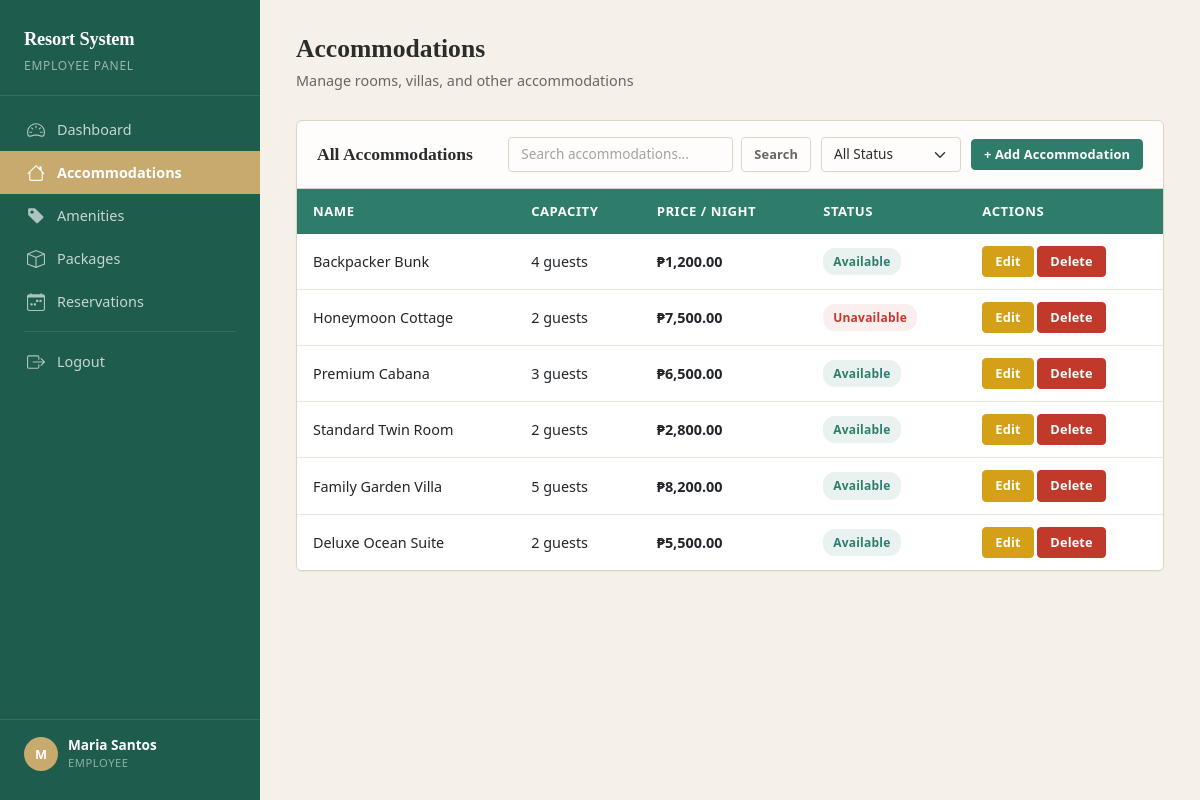
/employee/accommodations.php (signed in), run on the app's committed database.
### tables this page shows
CREATE TABLE `tbl_accommodations` (
  `accommodation_id` int(11) NOT NULL,
  `accommodation_name` varchar(100) NOT NULL,
  `description` text DEFAULT NULL,
  `capacity` int(11) NOT NULL,
  `price_per_night` decimal(10,2) NOT NULL,
  `availability_status` enum('available','unavailable') NOT NULL DEFAULT 'available',
  `image_url` varchar(255) DEFAULT NULL
);

### employee/accommodations.php (the view, shortened to what this page needs)
<?php
require_once 'includes/header.php';
require_once '../db.php';
$search = $_GET['search'] ?? '';
$sql = "SELECT * FROM tbl_accommodations WHERE 1=1";
$sql .= " ORDER BY accommodation_id DESC";
$result = mysqli_query($conn, $sql);
?>
<?php include 'includes/sidebar.php'; ?>
<div class="main-content">
    <div class="page-header">
        <h1>Accommodations</h1>
        <p>Manage rooms, villas, and other accommodations</p>
    </div>
    <div class="table-card">
        <div class="table-header">
            <h2>All Accommodations</h2>
            <div class="table-actions">
                <form method="GET" class="search-form">
                    <input type="text" name="search" class="form-control" placeholder="Search accommodations..." value="<?= htmlspecialchars($search) ?>">
                    <button type="submit" class="btn btn-outline-secondary btn-sm">Search</button>
                </form>
                <form method="GET" class="d-inline">
                    <select name="status" class="form-select filter-select" onchange="this.form.submit()">
                        <option value="">All Status</option>
                    </select>
                </form>
                <a href="add_accommodation.php" class="btn btn-primary btn-sm">+ Add Accommodation</a>
            </div>
        </div>
        <div class="table-responsive">
            <table class="table table-hover">
                <thead>
                    <tr><th>Name</th><th>Capacity</th><th>Price / Night</th><th>Status</th><th>Actions</th></tr>
                </thead>
                <tbody>
                    <?php if (mysqli_num_rows($result) > 0): ?>
                        <?php while ($row = mysqli_fetch_assoc($result)): ?>
                        <tr>
                            <td><?= htmlspecialchars($row['accommodation_name']) ?></td>
                            <td><?= $row['capacity'] ?> guests</td>
                            <td class="price">₱<?= number_format($row['price_per_night'], 2) ?></td>
                            <td><span class="badge-status <?= $row['availability_status'] ?>"><?= ucfirst($row['availability_status']) ?></span></td>
                            <td>
                                <a href="edit_accommodation.php?id=<?= $row['accommodation_id'] ?>" class="btn btn-warning btn-sm">Edit</a>
                                <a href="accommodations.php?delete=<?= $row['accommodation_id'] ?>" class="btn btn-danger btn-sm" onclick="return confirm('Delete this accommodation?')">Delete</a>
                            </td>
                        </tr>
                        <?php endwhile; ?>
                    <?php else: ?>
                        <tr><td colspan="5"><div class="empty-state"><h3>No accommodations found</h3><p>Add your first accommodation to get started.</p><a href="add_accommodation.php" class="btn btn-primary btn-sm">+ Add Accommodation</a></div></td></tr>
                    <?php endif; ?>
                </tbody>
            </table>
        </div>
    </div>
</div>
</body>
</html>

### assets/css/style.css (style rules this page uses)
:root { --color-primary: #2E7D6B; --color-primary-hover: #256858; --color-primary-active: #1E5C4E; --color-sidebar: #1E5C4E; --color-sidebar-hover: #17493e; --color-accent: #C8A96E; --color-accent-hover: #b8993e; --color-surface: #F5F0E8; --color-white: #FEFDFB; --color-text: #2C2C2C; --color-text-muted: #6B6560; --color-border: #DDD5C8; --color-border-light: #EBE6DE; --color-danger: #C0392B; --color-danger-hover: #A93226; --color-warning: #D4A017; --color-warning-hover: #B8860B; --color-success: #2E7D6B; --color-info: #5B8FA8; --sidebar-width: 260px; --header-height: 0px; --radius-sm: 4px; --radius-md: 6px; --radius-lg: 8px; --shadow-sm: 0 1px 2px rgba(44, 44, 44, 0.06); --shadow-md: 0 2px 8px rgba(44, 44, 44, 0.08); --shadow-lg: 0 4px 16px rgba(44, 44, 44, 0.10); --transition-fast: 150ms ease-out; --transition-normal: 200ms ease-out; }
*, *::before, *::after { box-sizing: border-box; }
body { font-family: system-ui, -apple-system, "Segoe UI", sans-serif; background-color: var(--color-surface); color: var(--color-text); margin: 0; padding: 0; line-height: 1.6; -webkit-font-smoothing: antialiased; }
h1, h2, h3, h4, h5, h6 { font-family: Georgia, "Times New Roman", serif; font-weight: 700; color: var(--color-text); margin-top: 0; line-height: 1.3; }
a { color: var(--color-primary); text-decoration: none; transition: color var(--transition-fast); }
.main-content { margin-left: var(--sidebar-width); padding: 32px 36px; min-height: 100vh; }
.page-header { margin-bottom: 28px; }
.page-header h1 { font-size: 1.6rem; margin-bottom: 4px; }
.page-header p { color: var(--color-text-muted); margin: 0; font-size: 0.9rem; }
.table-card { background: var(--color-white); border: 1px solid var(--color-border); border-radius: var(--radius-md); box-shadow: var(--shadow-sm); overflow: hidden; }
.table-card .table-header { padding: 16px 20px; display: flex; align-items: center; justify-content: space-between; gap: 16px; flex-wrap: wrap; border-bottom: 1px solid var(--color-border); }
.table-card .table-header h2 { font-size: 1.1rem; margin: 0; font-family: Georgia, serif; }
.table-card .table-actions { display: flex; align-items: center; gap: 10px; flex-wrap: wrap; }
.table { margin-bottom: 0; }
.table thead th { background-color: var(--color-primary); color: #fff; font-weight: 600; font-size: 0.82rem; text-transform: uppercase; letter-spacing: 0.04em; padding: 12px 16px; border: none; white-space: nowrap; }
.table tbody td { padding: 12px 16px; vertical-align: middle; border-bottom: 1px solid var(--color-border-light); font-size: 0.9rem; }
.table tbody tr { transition: background-color var(--transition-fast); }
.table tbody tr:last-child td { border-bottom: none; }
.btn { font-weight: 600; font-size: 0.85rem; padding: 7px 16px; border-radius: var(--radius-sm); transition: all var(--transition-fast); letter-spacing: 0.01em; }
.btn-primary { background-color: var(--color-primary); border-color: var(--color-primary); color: #fff; }
.btn-warning { background-color: var(--color-warning); border-color: var(--color-warning); color: #fff; }
.btn-danger { background-color: var(--color-danger); border-color: var(--color-danger); color: #fff; }
.btn-outline-secondary { border-color: var(--color-border); color: var(--color-text-muted); }
.btn-sm { padding: 5px 12px; font-size: 0.8rem; }
.form-control, .form-select { border: 1px solid var(--color-border); border-radius: var(--radius-sm); font-size: 0.9rem; padding: 8px 12px; transition: border-color var(--transition-fast), box-shadow var(--transition-fast); background-color: var(--color-white); color: var(--color-text); }
.form-control::placeholder { color: var(--color-text-muted); opacity: 0.6; }
.search-form { display: flex; gap: 8px; }
.search-form .form-control { min-width: 200px; font-size: 0.85rem; padding: 6px 12px; }
.filter-select { min-width: 140px; font-size: 0.85rem; padding: 6px 12px; }
.badge-status { display: inline-block; padding: 4px 10px; border-radius: 12px; font-size: 0.75rem; font-weight: 600; text-transform: capitalize; letter-spacing: 0.02em; }
.badge-status.available { background: rgba(46, 125, 107, 0.1); color: var(--color-primary); }
.badge-status.unavailable { background: rgba(192, 57, 43, 0.08); color: var(--color-danger); }
.price { font-weight: 600; color: var(--color-primary); }

### data on the page
tbl_accommodations: accommodation_name "Backpacker Bunk", capacity "4", price_per_night "1,200.00", availability_status "Available"
tbl_accommodations: accommodation_name "Honeymoon Cottage", capacity "2", price_per_night "7,500.00", availability_status "Unavailable"
tbl_accommodations: accommodation_name "Premium Cabana", capacity "3", price_per_night "6,500.00", availability_status "Available"
tbl_accommodations: accommodation_name "Standard Twin Room", capacity "2", price_per_night "2,800.00", availability_status "Available"
tbl_accommodations: accommodation_name "Family Garden Villa", capacity "5", price_per_night "8,200.00", availability_status "Available"
tbl_accommodations: accommodation_name "Deluxe Ocean Suite", capacity "2", price_per_night "5,500.00", availability_status "Available"

### other printed values
substr($_SESSION['full_name'], 0, 1) "M"
$_SESSION['full_name'] "Maria Santos"
$_SESSION['role'] "EMPLOYEE"
